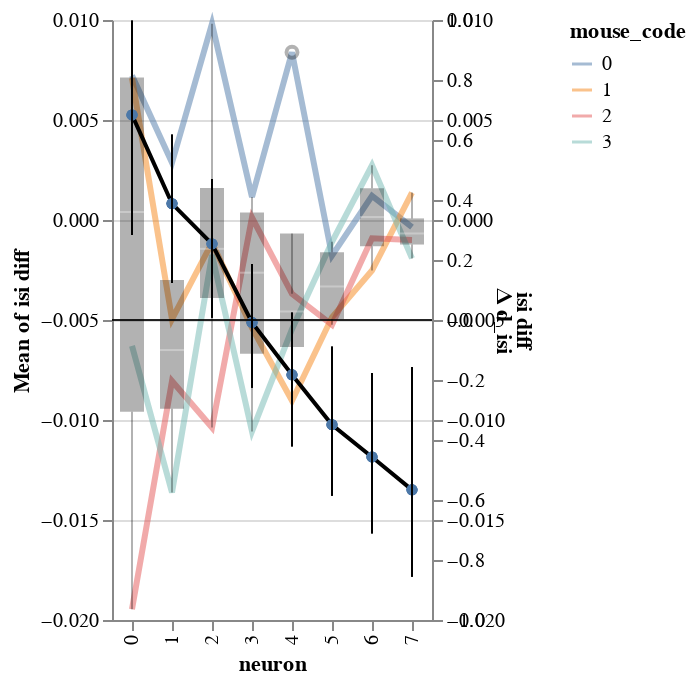

The notebook cell saved with this chart:
### Code cell
(chart_d+chart_p).resolve_scale(y='independent')

### Figure 1 — Vega-Lite specification as saved in the notebook (floating-point values rounded to 4 significant figures)
{"config": {"view": {"continuousWidth": 400, "continuousHeight": 300}}, "layer": [{"mark": {"type": "line", "fill": null, "opacity": 0.5, "size": 3}, "encoding": {"color": {"type": "nominal", "field": "mouse_code"}, "x": {"type": "ordinal", "field": "neuron"}, "y": {"type": "quantitative", "aggregate": "mean", "field": "isi diff", "scale": {"zero": false}}}}, {"mark": {"type": "boxplot", "color": "black", "opacity": 0.3, "size": 12}, "encoding": {"x": {"type": "ordinal", "field": "neuron"}, "y": {"type": "quantitative", "field": "isi diff", "scale": {"zero": false}}}}, {"layer": [{"mark": {"type": "line", "color": "black", "point": true}, "encoding": {"x": {"type": "ordinal", "field": "neuron"}, "y": {"type": "quantitative", "field": "mean HDI", "impute": {"value": "value"}}}}, {"mark": {"type": "rule", "color": "black", "opacity": 0.6, "size": 0.1}, "encoding": {"y": {"type": "quantitative", "field": "zero"}}}, {"mark": "rule", "encoding": {"x": {"type": "ordinal", "field": "neuron"}, "y": {"type": "quantitative", "field": "lower HDI", "scale": {"domain": [-0.8547, 0.9977], "zero": true}, "title": "Δ d_isi"}, "y2": {"field": "higher HDI"}}}]}], "data": {"name": "data-987e57c46a860f8d82748344b18234df"}, "resolve": {"scale": {"y": "independent"}}, "$schema": "https://vega.github.io/schema/vega-lite/v4.8.1.json", "datasets": {"data-987e57c46a860f8d82748344b18234df": [{"neuron": 0, "mouse_code": 0, "neuron_code": 0.0, "i_trial": 0.0, "log_firing_rate": 0.01171, "Firing rate": 19.76, "firing_rate": 19.76, "i_spike": -5.25, "isi diff": 0.00723, "lower HDI": 0.2833, "higher HDI": 0.9977, "mean HDI": 0.6836, "log_isi": 0.03798, "zero": 0}, {"neuron": 0, "mouse_code": 1, "neuron_code": 0.0, "i_trial": 0.0, "log_firing_rate": -0.09788, "Firing rate": -11.86, "firing_rate": -11.86, "i_spike": -3.75, "isi diff": 0.007097, "lower HDI": 0.2833, "higher HDI": 0.9977, "mean HDI": 0.6836, "log_isi": 0.0386, "zero": 0}, {"neuron": 0, "mouse_code": 2, "neuron_code": 0.0, "i_trial": 0.0, "log_firing_rate": 0.1645, "Firing rate": 22.98, "firing_rate": 22.98, "i_spike": 9.0, "isi diff": -0.01946, "lower HDI": 0.2833, "higher HDI": 0.9977, "mean HDI": 0.6836, "log_isi": -0.09865, "zero": 0}, {"neuron": 0, "mouse_code": 3, "neuron_code": 0.0, "i_trial": 0.0, "log_firing_rate": 0.2563, "Firing rate": 74.57, "firing_rate": 74.57, "i_spike": 5.0, "isi diff": -0.006296, "lower HDI": 0.2833, "higher HDI": 0.9977, "mean HDI": 0.6836, "log_isi": -0.0387, "zero": 0}, {"neuron": 1, "mouse_code": 0, "neuron_code": 0.0, "i_trial": 0.0, "log_firing_rate": -0.08296, "Firing rate": -7.619, "firing_rate": -7.619, "i_spike": -2.75, "isi diff": 0.002864, "lower HDI": 0.1239, "higher HDI": 0.6176, "mean HDI": 0.3879, "log_isi": 0.02035, "zero": 0}, {"neuron": 1, "mouse_code": 1, "neuron_code": 0.0, "i_trial": 0.0, "log_firing_rate": 0.4921, "Firing rate": 179.6, "firing_rate": 179.6, "i_spike": 4.25, "isi diff": -0.004958, "lower HDI": 0.1239, "higher HDI": 0.6176, "mean HDI": 0.3879, "log_isi": -0.03025, "zero": 0}, {"neuron": 1, "mouse_code": 2, "neuron_code": 0.0, "i_trial": 0.0, "log_firing_rate": 0.05702, "Firing rate": 10.03, "firing_rate": 10.03, "i_spike": 6.25, "isi diff": -0.008048, "lower HDI": 0.1239, "higher HDI": 0.6176, "mean HDI": 0.3879, "log_isi": -0.055, "zero": 0}, {"neuron": 1, "mouse_code": 3, "neuron_code": 0.0, "i_trial": 0.0, "log_firing_rate": 0.7795, "Firing rate": 518.4, "firing_rate": 518.4, "i_spike": 10.75, "isi diff": -0.01362, "lower HDI": 0.1239, "higher HDI": 0.6176, "mean HDI": 0.3879, "log_isi": -0.08811, "zero": 0}, {"neuron": 2, "mouse_code": 0, "neuron_code": 0.0, "i_trial": 0.0, "log_firing_rate": -0.111, "Firing rate": -2.261, "firing_rate": -2.261, "i_spike": -7.75, "isi diff": 0.009813, "lower HDI": 0.008638, "higher HDI": 0.4697, "mean HDI": 0.2538, "log_isi": 0.06387, "zero": 0}, {"neuron": 2, "mouse_code": 1, "neuron_code": 0.0, "i_trial": 0.0, "log_firing_rate": -0.05942, "Firing rate": -0.6227, "firing_rate": -0.6227, "i_spike": 1.75, "isi diff": -0.001134, "lower HDI": 0.008638, "higher HDI": 0.4697, "mean HDI": 0.2538, "log_isi": -0.01218, "zero": 0}, {"neuron": 2, "mouse_code": 2, "neuron_code": 0.0, "i_trial": 0.0, "log_firing_rate": 0.05327, "Firing rate": 14.76, "firing_rate": 14.76, "i_spike": 10.5, "isi diff": -0.01038, "lower HDI": 0.008638, "higher HDI": 0.4697, "mean HDI": 0.2538, "log_isi": -0.07523, "zero": 0}, {"neuron": 2, "mouse_code": 3, "neuron_code": 0.0, "i_trial": 0.0, "log_firing_rate": -0.2426, "Firing rate": -108.8, "firing_rate": -108.8, "i_spike": 1.75, "isi diff": -0.001747, "lower HDI": 0.008638, "higher HDI": 0.4697, "mean HDI": 0.2538, "log_isi": -0.01108, "zero": 0}, {"neuron": 3, "mouse_code": 0, "neuron_code": 0.0, "i_trial": 0.0, "log_firing_rate": -0.0111, "Firing rate": -2.201, "firing_rate": -2.201, "i_spike": -1.0, "isi diff": 0.001151, "lower HDI": -0.2253, "higher HDI": 0.1865, "mean HDI": -0.008148, "log_isi": 0.00807, "zero": 0}, {"neuron": 3, "mouse_code": 1, "neuron_code": 0.0, "i_trial": 0.0, "log_firing_rate": 0.01509, "Firing rate": 4.935, "firing_rate": 4.935, "i_spike": 5.0, "isi diff": -0.005392, "lower HDI": -0.2253, "higher HDI": 0.1865, "mean HDI": -0.008148, "log_isi": -0.04542, "zero": 0}, {"neuron": 3, "mouse_code": 2, "neuron_code": 0.0, "i_trial": 0.0, "log_firing_rate": 0.02383, "Firing rate": 9.337, "firing_rate": 9.337, "i_spike": 1.75, "isi diff": 0.0001219, "lower HDI": -0.2253, "higher HDI": 0.1865, "mean HDI": -0.008148, "log_isi": 0.0007941, "zero": 0}, {"neuron": 3, "mouse_code": 3, "neuron_code": 0.0, "i_trial": 0.0, "log_firing_rate": 0.126, "Firing rate": 36.48, "firing_rate": 36.48, "i_spike": 16.5, "isi diff": -0.01057, "lower HDI": -0.2253, "higher HDI": 0.1865, "mean HDI": -0.008148, "log_isi": -0.09983, "zero": 0}, {"neuron": 4, "mouse_code": 0, "neuron_code": 0.0, "i_trial": 0.0, "log_firing_rate": -0.1305, "Firing rate": -30.61, "firing_rate": -30.61, "i_spike": -14.25, "isi diff": 0.008386, "lower HDI": -0.4204, "higher HDI": 0.02391, "mean HDI": -0.1825, "log_isi": 0.07922, "zero": 0}, {"neuron": 4, "mouse_code": 1, "neuron_code": 0.0, "i_trial": 0.0, "log_firing_rate": 0.1846, "Firing rate": 62.21, "firing_rate": 62.21, "i_spike": 16.25, "isi diff": -0.009037, "lower HDI": -0.4204, "higher HDI": 0.02391, "mean HDI": -0.1825, "log_isi": -0.09026, "zero": 0}, {"neuron": 4, "mouse_code": 2, "neuron_code": 0.0, "i_trial": 0.0, "log_firing_rate": 0.1938, "Firing rate": 56.09, "firing_rate": 56.09, "i_spike": 9.0, "isi diff": -0.00369, "lower HDI": -0.4204, "higher HDI": 0.02391, "mean HDI": -0.1825, "log_isi": -0.04256, "zero": 0}, {"neuron": 4, "mouse_code": 3, "neuron_code": 0.0, "i_trial": 0.0, "log_firing_rate": 0.2618, "Firing rate": 120.8, "firing_rate": 120.8, "i_spike": 11.5, "isi diff": -0.005458, "lower HDI": -0.4204, "higher HDI": 0.02391, "mean HDI": -0.1825, "log_isi": -0.0578, "zero": 0}, {"neuron": 5, "mouse_code": 0, "neuron_code": 0.0, "i_trial": 0.0, "log_firing_rate": 0.1083, "Firing rate": 43.92, "firing_rate": 43.92, "i_spike": 7.0, "isi diff": -0.001782, "lower HDI": -0.5852, "higher HDI": -0.0895, "mean HDI": -0.3491, "log_isi": -0.02192, "zero": 0}, {"neuron": 5, "mouse_code": 1, "neuron_code": 0.0, "i_trial": 0.0, "log_firing_rate": 0.5752, "Firing rate": 320.1, "firing_rate": 320.1, "i_spike": 12.0, "isi diff": -0.004866, "lower HDI": -0.5852, "higher HDI": -0.0895, "mean HDI": -0.3491, "log_isi": -0.05794, "zero": 0}, {"neuron": 5, "mouse_code": 2, "neuron_code": 0.0, "i_trial": 0.0, "log_firing_rate": 0.09048, "Firing rate": 64.03, "firing_rate": 64.03, "i_spike": 15.5, "isi diff": -0.005241, "lower HDI": -0.5852, "higher HDI": -0.0895, "mean HDI": -0.3491, "log_isi": -0.06539, "zero": 0}, {"neuron": 5, "mouse_code": 3, "neuron_code": 0.0, "i_trial": 0.0, "log_firing_rate": -1.324, "Firing rate": -183000.0, "firing_rate": -183000.0, "i_spike": 3.75, "isi diff": -0.00109, "lower HDI": -0.5852, "higher HDI": -0.0895, "mean HDI": -0.3491, "log_isi": -0.01406, "zero": 0}, {"neuron": 6, "mouse_code": 0, "neuron_code": 0.0, "i_trial": 0.0, "log_firing_rate": -0.1022, "Firing rate": -66.74, "firing_rate": -66.74, "i_spike": -3.5, "isi diff": 0.001206, "lower HDI": -0.7105, "higher HDI": -0.1767, "mean HDI": -0.4564, "log_isi": 0.01909, "zero": 0}, {"neuron": 6, "mouse_code": 1, "neuron_code": 0.0, "i_trial": 0.0, "log_firing_rate": 0.1038, "Firing rate": 118.0, "firing_rate": 118.0, "i_spike": 9.5, "isi diff": -0.002526, "lower HDI": -0.7105, "higher HDI": -0.1767, "mean HDI": -0.4564, "log_isi": -0.037, "zero": 0}, {"neuron": 6, "mouse_code": 2, "neuron_code": 0.0, "i_trial": 0.0, "log_firing_rate": -0.06538, "Firing rate": -28.98, "firing_rate": -28.98, "i_spike": 4.25, "isi diff": -0.0009138, "lower HDI": -0.7105, "higher HDI": -0.1767, "mean HDI": -0.4564, "log_isi": -0.01482, "zero": 0}, {"neuron": 6, "mouse_code": 3, "neuron_code": 0.0, "i_trial": 0.0, "log_firing_rate": -0.1743, "Firing rate": -57.84, "firing_rate": -57.84, "i_spike": -9.25, "isi diff": 0.002737, "lower HDI": -0.7105, "higher HDI": -0.1767, "mean HDI": -0.4564, "log_isi": 0.0406, "zero": 0}, {"neuron": 7, "mouse_code": 0, "neuron_code": 0.0, "i_trial": 0.0, "log_firing_rate": 0.5327, "Firing rate": 1021.0, "firing_rate": 1021.0, "i_spike": 1.5, "isi diff": -0.0003506, "lower HDI": -0.8547, "higher HDI": -0.1572, "mean HDI": -0.5662, "log_isi": -0.006183, "zero": 0}, {"neuron": 7, "mouse_code": 1, "neuron_code": 0.0, "i_trial": 0.0, "log_firing_rate": -0.1357, "Firing rate": -174.5, "firing_rate": -174.5, "i_spike": -9.75, "isi diff": 0.001371, "lower HDI": -0.8547, "higher HDI": -0.1572, "mean HDI": -0.5662, "log_isi": 0.02423, "zero": 0}, {"neuron": 7, "mouse_code": 2, "neuron_code": 0.0, "i_trial": 0.0, "log_firing_rate": -0.1393, "Firing rate": -113.5, "firing_rate": -113.5, "i_spike": 6.5, "isi diff": -0.0009955, "lower HDI": -0.8547, "higher HDI": -0.1572, "mean HDI": -0.5662, "log_isi": -0.01882, "zero": 0}, {"neuron": 7, "mouse_code": 3, "neuron_code": 0.0, "i_trial": 0.0, "log_firing_rate": 0.9049, "Firing rate": 5240.0, "firing_rate": 5240.0, "i_spike": 12.25, "isi diff": -0.001921, "lower HDI": -0.8547, "higher HDI": -0.1572, "mean HDI": -0.5662, "log_isi": -0.0362, "zero": 0}]}}
